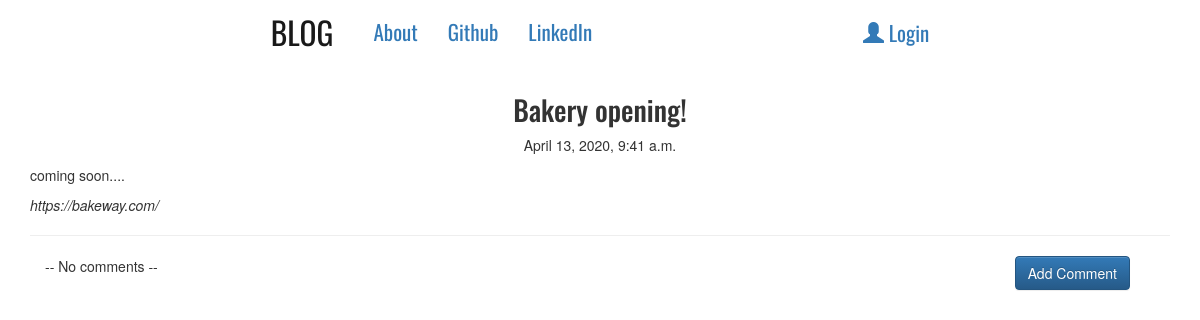
/post/1, run on the app's committed database.
### blogapp/models.py (models this page shows, shortened)
class Post(models.Model):
    author = models.ForeignKey('auth.User', on_delete=models.CASCADE)
    title = models.CharField(max_length=70)
    text = models.TextField()
    create_date = models.DateTimeField(default=timezone.now) # current date and time is set as create_date
    published_date = models.DateTimeField(blank=True, null=True)

### blogapp/views.py (the view)
# urls.py: url(r'^post/(?P<pk>\d+)$', views.PostDetailView.as_view(), name='post_detail'),
class PostDetailView(DetailView):
    model = Post

### blogapp/templates/blogapp/post_detail.html (shortened to what this page needs)
{% extends 'blogapp/base.html' %}
{% block body_block %}
<h2 class="post-title loader">{{ post.title }}</h2>
{% if post.published_date %}
<div class="date post-date">{{ post.published_date }}</div>
{% else %}
<a href="{% url 'publish_post' pk=post.pk %}" class="btn btn-primary" style="position: relative;">Publish Post</a>
{% endif %}
<p class="post-content">{{ post.text|safe|linebreaksbr }}</p>
<hr>
<a href="{% url 'add_comment_to_post' pk=post.pk %}" class="btn btn-primary comment-btn">Add Comment</a>
<div class="container">
    {% for comment in post.comments.all %}
    <br>
    {% if user.is_authenticated or comment.approved_comment %}
        {{ comment.create_date }}
            {% if not comment.approved_comment %}
            <a href="{% url 'approve_comments' pk=comment.pk %}" class="btn btn-success"><span
                    class="glyphicon glyphicon-ok"></span> Approve</a>
            <a href="{% url 'remove_comments' pk=post.pk %}" class="btn btn-danger"><span class="glyphicon glyphicon-remove"></span> Delete</a>
            {% endif %}
            <p>{{ comment.text|safe|linebreaksbr }}</p>
            <p>Posted by: {{ comment.author }}</p>
        {% endif %}
        {% empty %}
        <p>-- No comments --</p>
    {% endfor %}
</div>
{% endblock %}

### blogapp/static/css/blog.css (style rules this page uses)
.loader { position: relative; filter: hue-rotate(0deg); color: linear-gradient(45deg, #0f8, #08f); animation: hue 10000ms infinite linear; }
.post-date { text-align: center; }
.post-title { font-family: 'Oswald', sans-serif; font-size: 2em; text-align: center; }
.post-content { font-family: 'Raleway', sans-serif; font-size: 2em; }
.comment-btn { position: absolute; right: 70px; }

### data on the page
Post: title "Bakery opening!", published_date "April 13, 2020, 9:41 a.m.", text "coming soon.... https://bakeway.com/"
